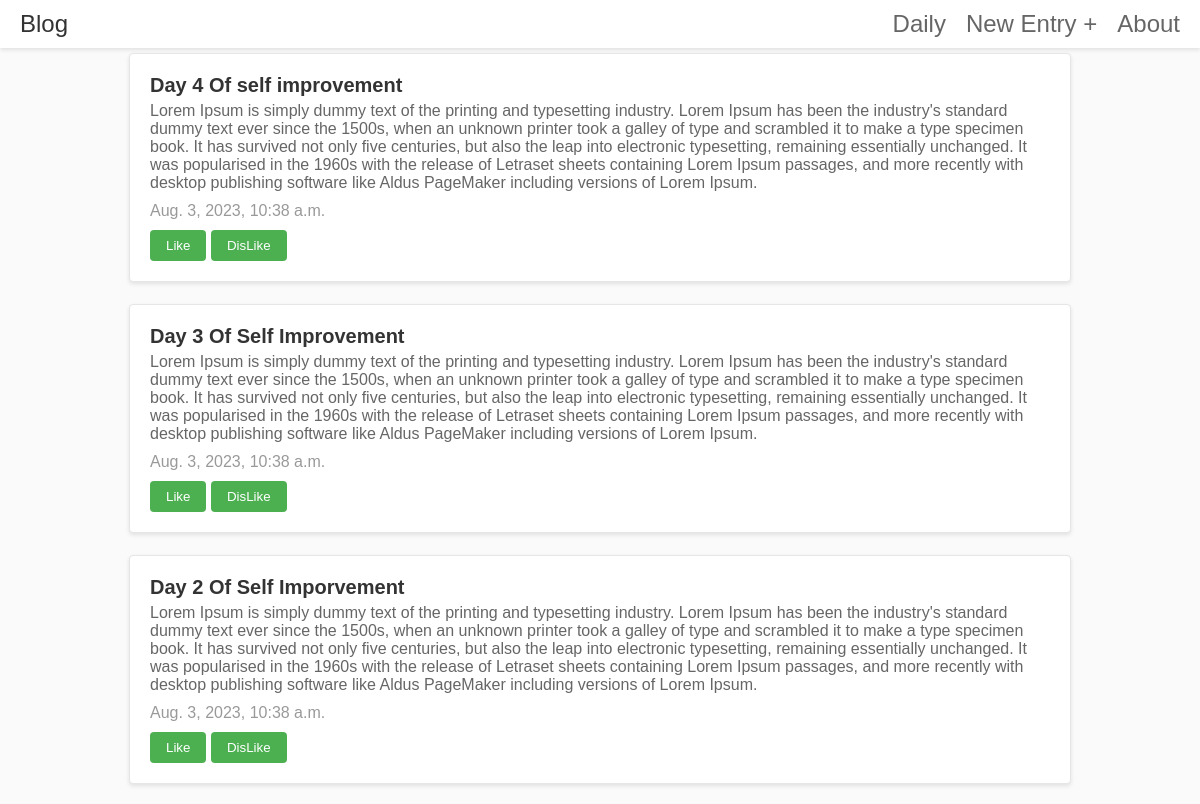
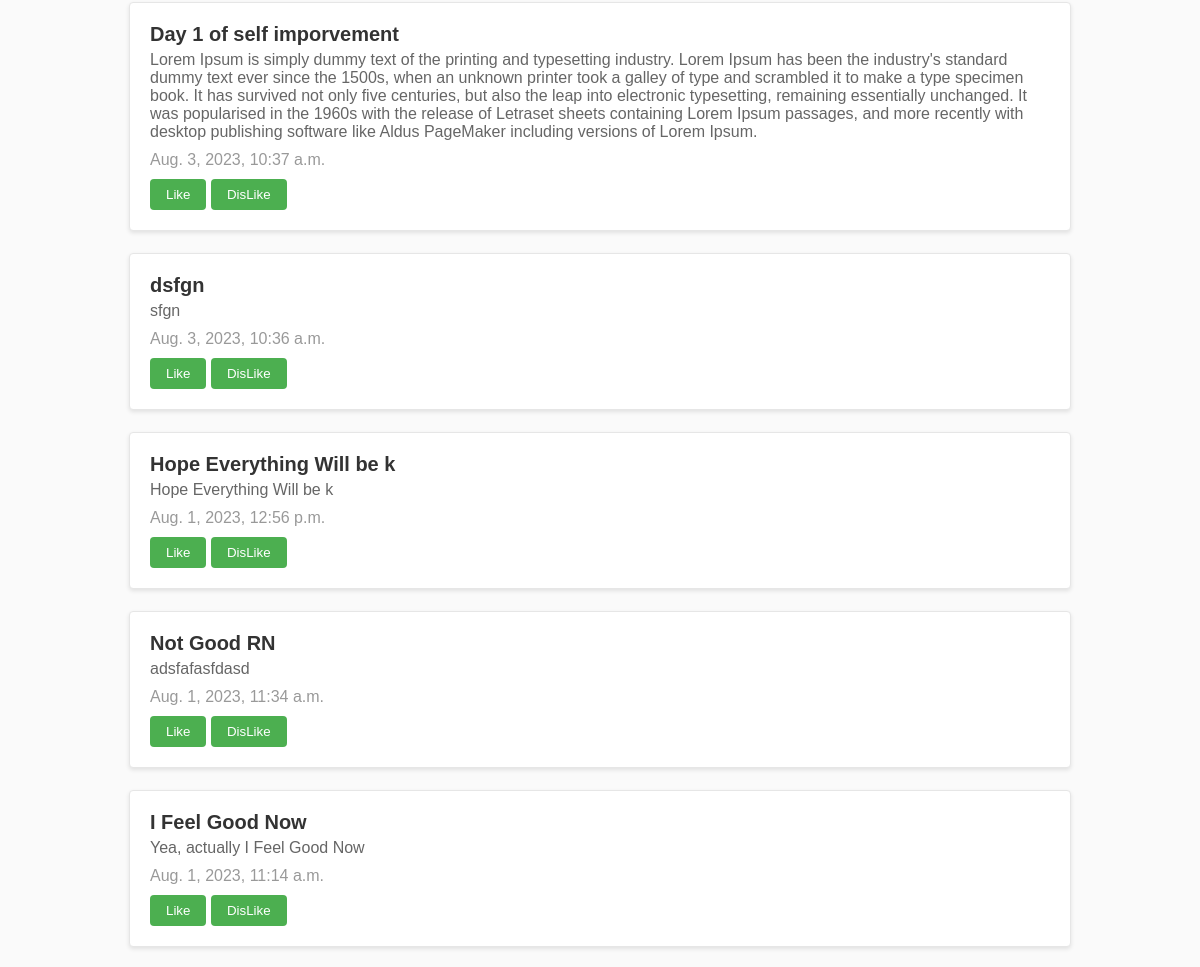
Screenshot of /view/ with the database file from the repository (2 pictures, top to bottom).
### blogs/models.py (models this page shows, shortened)
class Entry(models.Model):
    title = models.CharField(max_length=80)
    description = models.TextField()
    date_added = models.DateTimeField(auto_now_add=True)
    class Meta:
        verbose_name_plural = 'Entries'

### blogs/views.py (the view)
# urls.py: path('view/', views.view, name='view'),
def view(request):
    title = 'Vachagan Karapetyan'
    entries = Entry.objects.order_by('-date_added')
    context = {
        'title': title,
        'entries': entries,
    }
    return render (request, 'blog/main.html', context)

### blogs/templates/blog/main.html
{% extends 'blog/base.html' %}
{% load static %}
{% block css %}
<link rel="stylesheet" href="{% static 'css/main.css/' %}">
{% endblock css %}
{% block content %}
<div class="blog-content">
    {% for entry in entries %}
        <div class="entry">
            <p class="title">{{ entry.title }}</p>
            <p class="description">{{ entry.description }}</p>
            <p class="date_added">{{ entry.date_added }}</p>
            <button class="like">Like</button>
            <button class="dislike">DisLike</button>
        </div>
    {% endfor %}
</div>
{% endblock content %}

### blogs/templates/blog/base.html (shortened to what this page needs)
{% load static %}
<!DOCTYPE html>
<html lang="en">
<head>
    <link rel="stylesheet" href="{% static 'css/base.css' %}">
    {% block css %}
    {% endblock css %}
</head>
<body>
    <header class="header">
        <a href="{% url 'blogs:index' %}" class="logo">Blog</a>
        <nav class="navigation">
            <a href="{% url 'blogs:view' %}" class="logo">Daily</a>
            <a href="{% url 'blogs:new_entry' %}" class="logo">New Entry +</a>
            <a href="{% url 'blogs:about' %}" class="logo">About</a>
        </nav>
    </header>
    {% block content %}
    {% endblock content %}
</body>
</html>

### static/css/base.css (style rules this page uses)
body, h1, h2, h3, p, ul, li { margin: 0; padding: 0; list-style: none; }
body { font-family: Arial, sans-serif; background-color: #fafafa; }
.header { display: flex; align-items: center; justify-content: space-between; background-color: #ffffff; padding: 10px 20px; box-shadow: 0 2px 4px rgba(0, 0, 0, 0.1); }
.logo { text-decoration: none; font-size: 24px; color: #333333; }
.navigation { display: flex; }
.navigation a { text-decoration: none; color: #666666; margin-left: 20px; transition: color 0.2s ease-in-out; }

### static/css/main.css (style rules this page uses)
.entry { background-color: #ffffff; border: 1px solid #e6e6e6; border-radius: 4px; padding: 20px; box-shadow: 0 2px 4px rgba(0, 0, 0, 0.1); width: 900px; }
.blog-content { margin-top: 5px; display: flex; justify-content: center; align-items: center; flex-direction: column; grid-gap: 2px; }
.blog-content .entry { margin-bottom: 20px; }
.blog-content .title { font-size: 20px; font-weight: bold; color: #333333; margin-bottom: 5px; }
.blog-content .description { color: #666666; margin-bottom: 10px; }
.blog-content .date_added { color: #999999; margin-bottom: 10px; }
.blog-content .like, .blog-content .dislike { padding: 8px 16px; border: none; border-radius: 4px; background-color: #4CAF50; color: #ffffff; cursor: pointer; transition: background-color 0.2s ease-in-out; }

### rows the page displays
Entry: title "Day 4 Of self improvement", description "Lorem Ipsum is simply dummy text of the printing and typesetting industry. Lorem Ipsum has been the industry's standard dummy text ever since the 1500s, when an unknown printer took a galley of type and scrambled it to make a type specimen book. It has survived not only five centuries, but also the leap into electronic typesetting, remaining essentially unchanged. It was popularised in the 1960s with the release of Letraset sheets containing Lorem Ipsum passages, and more recently with desktop publishing software like Aldus PageMaker including versions of Lorem Ipsum.", date_added "Aug. 3, 2023, 10:38 a.m."
Entry: title "Day 3 Of Self Improvement", description "Lorem Ipsum is simply dummy text of the printing and typesetting industry. Lorem Ipsum has been the industry's standard dummy text ever since the 1500s, when an unknown printer took a galley of type and scrambled it to make a type specimen book. It has survived not only five centuries, but also the leap into electronic typesetting, remaining essentially unchanged. It was popularised in the 1960s with the release of Letraset sheets containing Lorem Ipsum passages, and more recently with desktop publishing software like Aldus PageMaker including versions of Lorem Ipsum.", date_added "Aug. 3, 2023, 10:38 a.m."
Entry: title "Day 2 Of Self Imporvement", description "Lorem Ipsum is simply dummy text of the printing and typesetting industry. Lorem Ipsum has been the industry's standard dummy text ever since the 1500s, when an unknown printer took a galley of type and scrambled it to make a type specimen book. It has survived not only five centuries, but also the leap into electronic typesetting, remaining essentially unchanged. It was popularised in the 1960s with the release of Letraset sheets containing Lorem Ipsum passages, and more recently with desktop publishing software like Aldus PageMaker including versions of Lorem Ipsum.", date_added "Aug. 3, 2023, 10:38 a.m."
Entry: title "Day 1 of self imporvement", description "Lorem Ipsum is simply dummy text of the printing and typesetting industry. Lorem Ipsum has been the industry's standard dummy text ever since the 1500s, when an unknown printer took a galley of type and scrambled it to make a type specimen book. It has survived not only five centuries, but also the leap into electronic typesetting, remaining essentially unchanged. It was popularised in the 1960s with the release of Letraset sheets containing Lorem Ipsum passages, and more recently with desktop publishing software like Aldus PageMaker including versions of Lorem Ipsum.", date_added "Aug. 3, 2023, 10:37 a.m."
Entry: title "dsfgn", description "sfgn", date_added "Aug. 3, 2023, 10:36 a.m."
Entry: title "Hope Everything Will be k", description "Hope Everything Will be k", date_added "Aug. 1, 2023, 12:56 p.m."
Entry: title "Not Good RN", description "adsfafasfdasd", date_added "Aug. 1, 2023, 11:34 a.m."
Entry: title "I Feel Good Now", description "Yea, actually I Feel Good Now", date_added "Aug. 1, 2023, 11:14 a.m."
